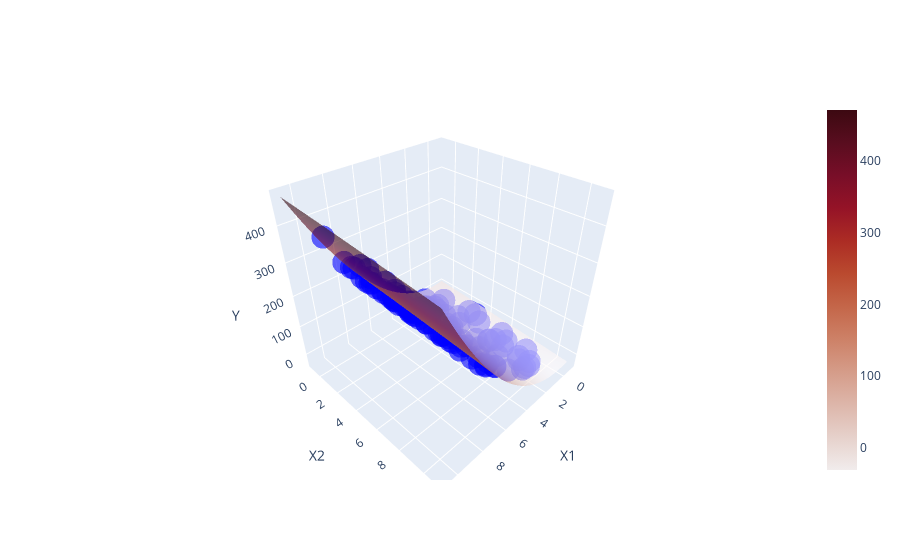

Source (notebook cell):
### Code cell
# Criando o gráfico 3D
fig = go.Figure(data=[
go.Scatter3d(x=X[:, 0], y=X[:, 1], z=y, mode='markers', marker=dict(color='blue', opacity=0.6), name='Dados'),
go.Surface(x=x1_mesh, y=x2_mesh, z=y_mesh, colorscale='amp', opacity=0.6, name='Superfície de Decisão')
])
# Configurando o layout do gráfico
fig.update_layout(scene=dict(
xaxis_title='X1',
yaxis_title='X2',
zaxis_title='Y',
aspectmode='auto'
))
# Exibindo o gráfico
fig.show()
